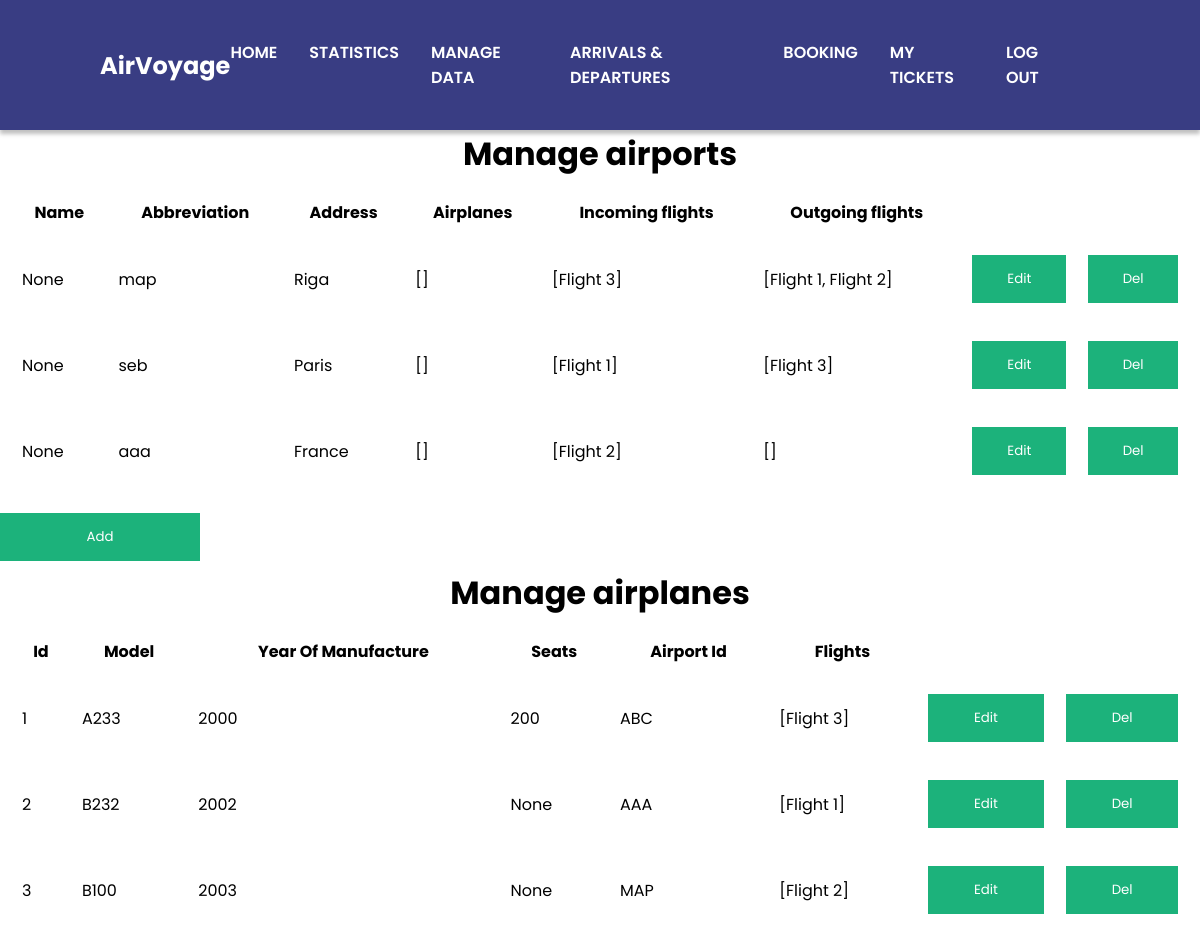
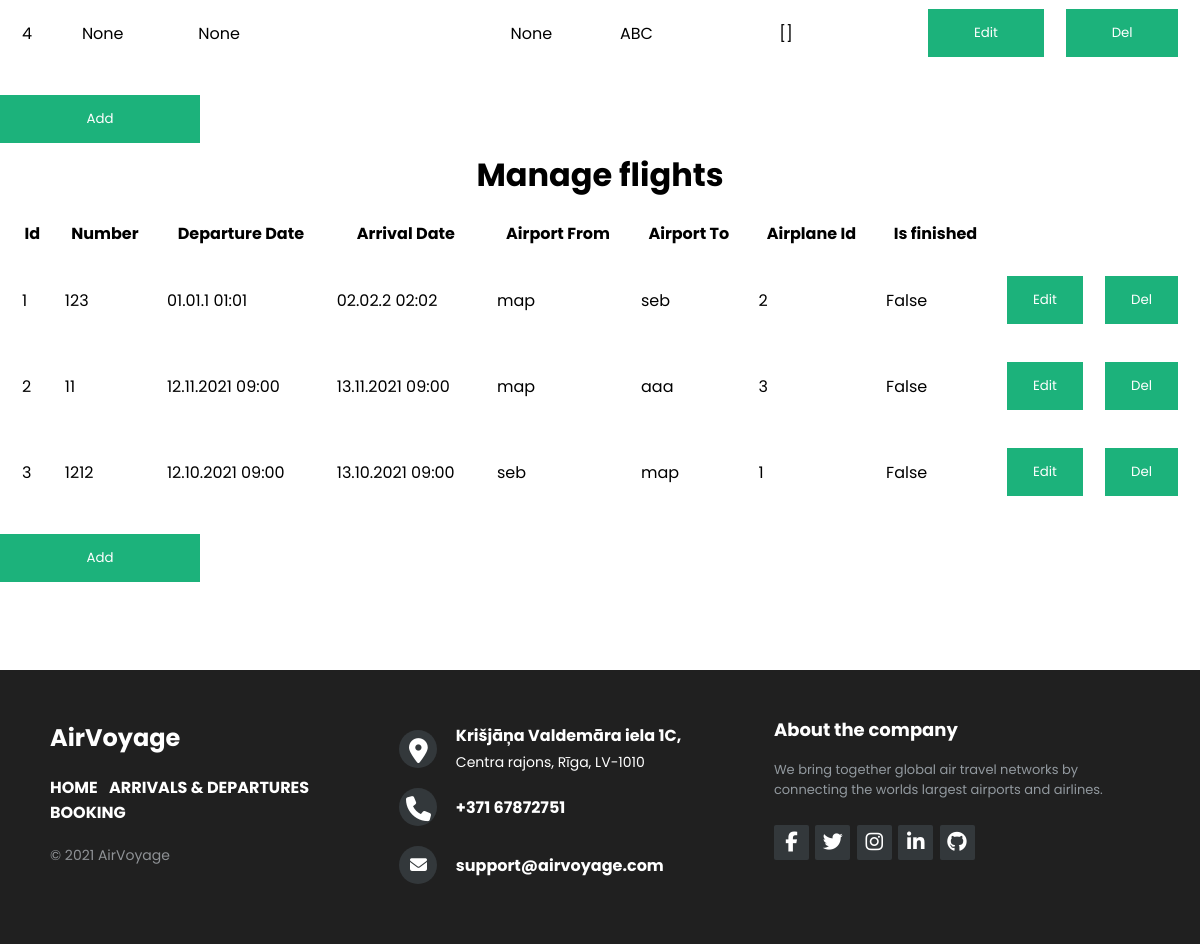
Before: /data (signed in) with the older database file (2 pictures, top to bottom).
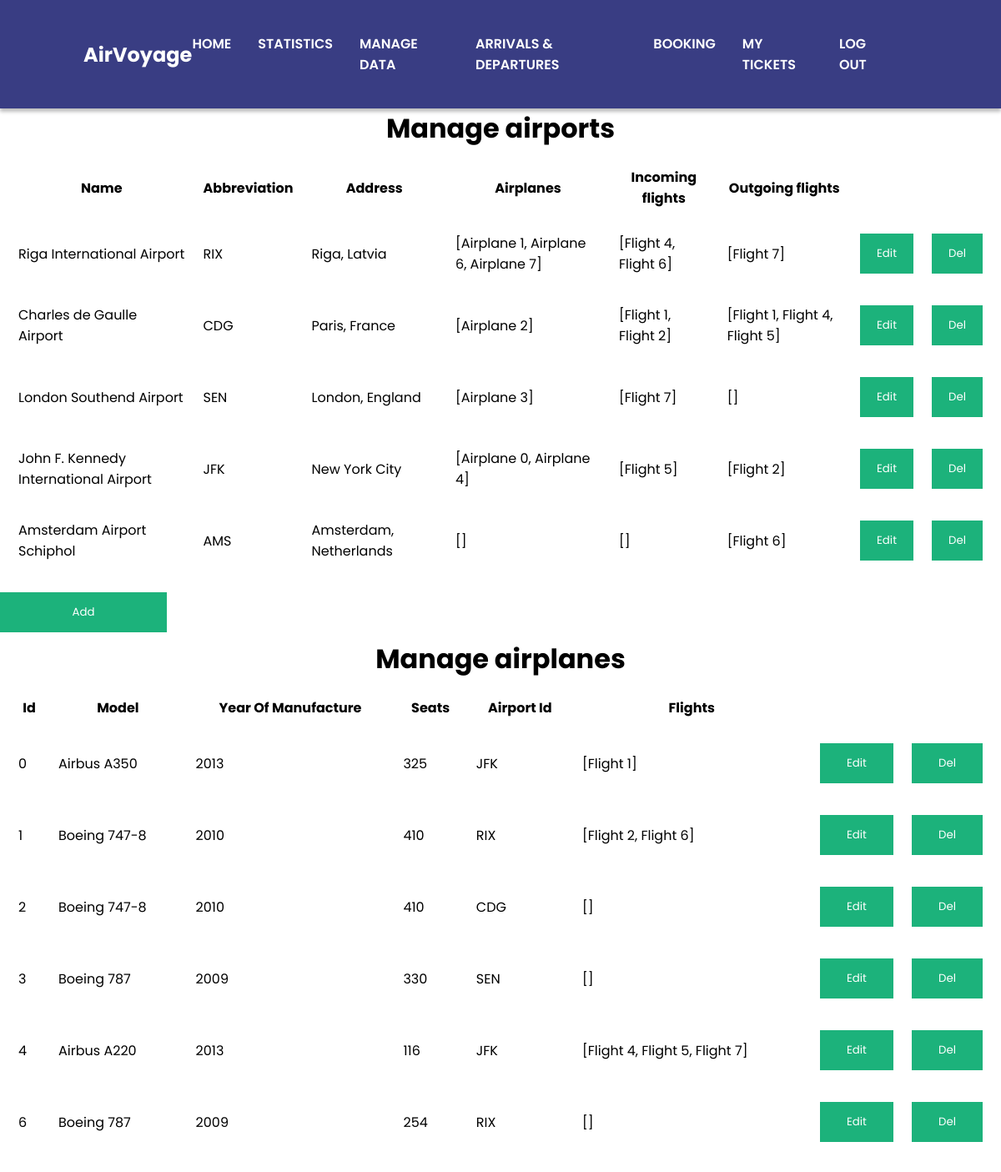
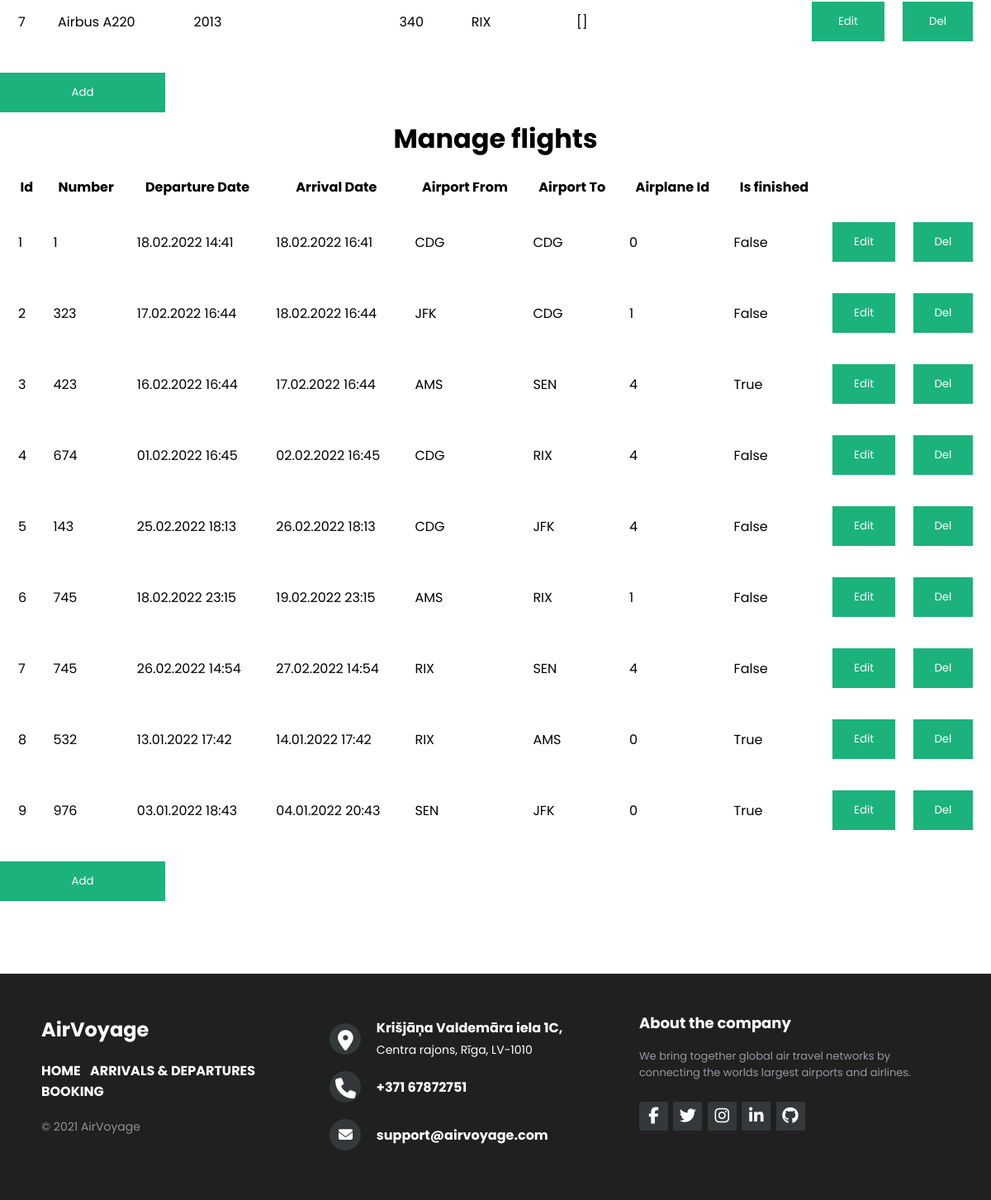
After: the same page with the newer database file (2 pictures, top to bottom).
### AirVoyage/models.py (models this page shows, shortened)
class Airport(db.Model):
  name = db.Column(db.String(150))
  abbreviation = db.Column(db.String(3), primary_key=True)
  address = db.Column(db.String(150))
  airplanes = db.relationship("Airplane")
  incomingFlights = db.relationship("Flight", primaryjoin="and_(Airport.abbreviation==Flight.airportToId, Flight.isFinished==False)", backref='airportTo')
  outgoingFlights = db.relationship("Flight", primaryjoin="and_(Airport.abbreviation==Flight.airportFromId, Flight.isFinished==False)", backref='airportFrom')

class Flight(db.Model):
  id = db.Column(db.Integer, primary_key=True)
  number = db.Column(db.Integer)
  departureDate = db.Column(db.DateTime)
  arrivalDate = db.Column(db.DateTime)
  airportFromId = db.Column(db.String(150), db.ForeignKey('airport.abbreviation'))
  airportToId = db.Column(db.String(150), db.ForeignKey('airport.abbreviation'))
  airplaneId = db.Column(db.Integer, db.ForeignKey('airplane.id'))
  tickets = db.relationship("Ticket", backref='flight')
  isFinished = db.Column(db.Boolean, default=False)
  def __repr__(self):
    return f'Flight {self.id}'

class Airplane(db.Model):
  id = db.Column(db.Integer, primary_key=True)
  model = db.Column(db.String(150))
  yearOfManufacture = db.Column(db.Integer)
  seats = db.Column(db.Integer)
  airportId = db.Column(db.Integer, db.ForeignKey('airport.abbreviation'));
  flights = db.relationship("Flight", primaryjoin="and_(Airplane.id==Flight.airplaneId, Flight.isFinished==False)", backref='airplane')
  def __repr__(self):
    return f'Airplane {self.id}'

### AirVoyage/views.py (the view)
@views.route("data", methods=["GET", "POST"])
@flask_login.login_required
def data():
  if not isAdmin(flask_login.current_user):
    return 'permissionDenied'
  if request.method == 'POST':
    action = request.form.get('action')
    tableName = request.form.get('table')
    key = request.form.get('key')
    fieldName = request.form.get('field')
    value = request.form.get('value')
    entry = None
    if action == 'delete':
      if tableName == 'airports':
        models.Airport.query.filter_by(abbreviation = key).delete()
      elif tableName == 'airplanes':
        models.Airplane.query.filter_by(id = int(key)).delete()
      elif tableName == 'flights':
        models.Flight.query.filter_by(id = int(key)).delete()
      db.session.commit()
      return 'success'
    elif action == 'editRow':
      fieldCount = int(request.form.get('fieldCount'))
      if tableName == 'airports':
        entry = models.Airport.query.get(key)
      elif tableName == 'airplanes':
        entry = models.Airplane.query.get(int(key))
      elif tableName == 'flights':
        entry = models.Flight.query.get(int(key))
      try:
        for i in range(fieldCount):
          fieldName = request.form.get(f'fieldName{i}')
          value = request.form.get(f'value{i}')
          setattr(entry, fieldName, value)
          db.session.commit()
      except AssertionError as e:
        return str(e)
      except:
        return 'error'
      return 'success'
    elif action == 'addRow':
      fieldCount = int(request.form.get('fieldCount'))
      try:
        values = {}
        for i in range(fieldCount):
          values[request.form.get(f'fieldName{i}')] = request.form.get(f'value{i}')
        if tableName == 'airports':
          db.session.add(models.Airport(**values))
        elif tableName == 'airplanes':
          db.session.add(models.Airplane(**values))
        elif tableName == 'flights':
          db.session.add(models.Flight(**values))
        db.session.commit()
      except AssertionError as e:
        return str(e)
      except ValueError as e:
        print(str(e))
      return 'success'
    else:
      return 'fail'
  else:
    return render_template(
      "data.html",
      isLoggedIn = flask_login.current_user.is_authenticated,
      isAdmin = isAdmin(flask_login.current_user),
      airports = models.Airport.query.all(),
      airplanes = models.Airplane.query.all(),
      flights = models.Flight.query.all())

### AirVoyage/__init__.py (called while the page is built)
def create_app():
    app = Flask(__name__)
    app.config['SECRET_KEY'] = 'CLASSIFIED TOP SECRET KEY'
    app.config['SQLALCHEMY_DATABASE_URI'] = f'sqlite:///{DB_NAME}'
    db.init_app(app)
    from .views import views
    from .auth import auth
    app.register_blueprint(views, url_prefix='/')
    app.register_blueprint(auth, url_prefix='/')
    from .models import User
    create_database(app)
    login_manager = LoginManager()
    login_manager.login_view = 'auth.login'
    login_manager.init_app(app)
    @login_manager.user_loader
    def load_user(id):
        return User.query.get(int(id))
    return app

### AirVoyage/views.py (called while the page is built)
def isAdmin(user):
  admins = ['admin@admin.admin']
  if user.is_authenticated and user.email in admins:
    return True
  else:
    return False

### AirVoyage/templates/data.html (shortened to what this page needs)
<!DOCTYPE html>
<html lang="en">
<head>
    <link rel="stylesheet" href="../static/css/signUp.css">
    <link rel="stylesheet" href="../static/css/data.css">
    <link rel="stylesheet" href="../static/css/styles.css">
</head>
<body>
  {% include "header.html" %}
  <div>
    <h1>Manage airports</h1>
    <table name="airports">
      <tr>
        <th>Name</th>
        <th>Abbreviation</th>
        <th>Address</th>
        <th>Airplanes</th>
        <th>Incoming flights</th>
        <th>Outgoing flights</th>
      </tr>
      {% for airport in airports %}
      <tr>
        <td>{{ airport.name }}</td>
        <td>{{ airport.abbreviation }}</td>
        <td>{{ airport.address }}</td>
        <td>{{ airport.airplanes }}</td>
        <td>{{ airport.incomingFlights }}</td>
        <td>{{ airport.outgoingFlights }}</td>
        <td><button class='edit'>Edit</button> </td>
        <td><button class='delete'>Del</button> </td>
      </tr>
      {% endfor %}
    </table>
    <button class='addRow'>Add</button>
  </div>
  <div>
    <h1>Manage airplanes</h1>
    <table name="airplanes">
      <tr>
        <th>Id</th>
        <th>Model</th>
        <th>Year Of Manufacture</th>
        <th>Seats</th>
        <th>Airport Id</th>
        <th>Flights</th>
      </tr>
      {% for airplane in airplanes %}
      <tr>
        <td>{{ airplane.id }}</td>
        <td>{{ airplane.model }}</td>
        <td>{{ airplane.yearOfManufacture }}</td>
        <td>{{ airplane.seats }}</td>
        <td>{{ airplane.airportId }}</td>
        <td>{{ airplane.flights }}</td>
        <td><button class='edit'>Edit</button> </td>
        <td><button class='delete'>Del</button> </td>
      </tr>
      {% endfor %}
    </table>
    <button class='addRow'>Add</button>
  </div>
  <div>
    <h1>Manage flights</h1>
    <table name="flights">
      <tr>
        <th>Id</th>
        <th>Number</th>
        <th>Departure Date</th>
        <th>Arrival Date</th>
        <th>Airport From</th>
        <th>Airport To</th>
        <th>Airplane Id</th>
        <th>Is finished</th>
      </tr>
      {% for flight in flights %}
      <tr>
        <td>{{ flight.id }}</td>
        <td>{{ flight.number }}</td>
        <td>{{ flight.departureDate.strftime('%d.%m.%Y %H:%M') }}</td>
        <td>{{ flight.arrivalDate.strftime('%d.%m.%Y %H:%M') }}</td>
        <td>{{ flight.airportFromId }}</td>
        <td>{{ flight.airportToId }}</td>
        <td>{{ flight.airplaneId }}</td>
        <td>{% if flight.isFinished %}True{% else %}False{%endif%}</td>
        <td><button class='edit'>Edit</button> </td>
        <td><button class='delete'>Del</button> </td>
      </tr>
      {% endfor %}
    </table>
    <button class='addRow'>Add</button>
  </div>
  {% include "footer.html" %}
</body>
</html>

### AirVoyage/templates/header.html
<header>
  <h2 class="logo"> <a href="/">AirVoyage</a></h2>
  <div class="menu">
    <ul>
      <li><a href="/">Home</a></li>
      {% if isAdmin %}
      <li><a href="/statistics">Statistics</a></li>
      <li><a href="/data">Manage data</a></li>
      {% endif %}
      <li><a href="/arrivalsDepartures">Arrivals & Departures</a></li>
      {% if isLoggedIn %}
      <li><a href="/booking">Booking</a></li>
      <li><a href="/myTickets">My tickets</a></li>
      <li><a href="/log_out">Log out</a></li>
      {% else %}
      <li><a href="/signUp">Sign up</a></li>
      <li><a href="/login">Log in</a></li>
      {% endif %}
    </ul>
  </div>
</header>

### AirVoyage/templates/footer.html
<footer class="footer-distributed">
    <div class="footer-left">
        <h2>AirVoyage</h2>
        <p class="footer-links">
            <a href="/">Home</a>
            <a href="/arrivalsDepartures">Arrivals & Departures</a>
            <a href="/booking">Booking</a>
        </p>
        <p class="footer-company-name">© 2021 AirVoyage</p>
    </div>
    <div class="footer-center">
        <div>
            <i class="fa fa-map-marker"></i>
            <p>Krišjāņa Valdemāra iela 1C,<span>Centra rajons, Rīga, LV-1010</span></p>
        </div>
        <div>
            <i class="fa fa-phone"></i>
            <p>+371 67872751</p>
        </div>
        <div>
            <i class="fa fa-envelope"></i>
            <p>support@airvoyage.com</p>
        </div>
    </div>
    <div class="footer-right">
        <p class="footer-company-about">
            <span>About the company</span>
            We bring together global air travel networks by connecting the worlds largest airports and airlines.
        </p>
        <div class="footer-icons">
            <a href="https://www.facebook.com"><i class="fa fa-facebook"></i></a>
            <a href="https://www.twitter.com"><i class="fa fa-twitter"></i></a>
            <a href="https://www.instagram.com"><i class="fa fa-instagram"></i></a>
            <a href="https://www.linkedin.com"><i class="fa fa-linkedin"></i></a>
            <a href="https://www.github.com"><i class="fa fa-github"></i></a>
        </div>
    </div>
</footer>

### AirVoyage/static/css/signUp.css (style rules this page uses)
* { margin: 0; padding: 0; box-sizing: border-box; font-family: 'Poppins', sans-serif; scroll-behavior: smooth; }
.logo { color: #fff; }
header { position: relative; top: 0; left: 0; width: 100%; padding: 40px 100px; z-index: 1000; display: flex; justify-content: space-between; align-items: center; background-color: #393D83; box-shadow: 0px 4px 4px rgba(0, 0, 0, 0.25); }
header .logo a { color: #fff; text-decoration: none; }
header .menu ul { display: flex; justify-content: space-between; align-content: center; }
header .menu li { list-style: none; font-weight: 600; }
header .menu a { text-decoration: none; color: #fff; padding-right:2em; text-transform: uppercase; font-size: 1em; }
button { background-color: #04AA6D; color: white; padding: 14px 20px; margin: 8px 0; border: none; cursor: pointer; width: 100%; opacity: 0.9; }
.footer-distributed { background-color: #202020; box-sizing: border-box; width: 100%; text-align: left; font: bold 16px sans-serif; padding: 50px 50px 50px 50px; margin-top: 80px; }
.footer-distributed .footer-left, .footer-distributed .footer-center, .footer-distributed .footer-right { display: inline-block; vertical-align: top; }
.footer-distributed .footer-left { width: 30%; }
.footer-distributed h2 { color: #fff; margin: 0; }
.footer-distributed .footer-links { margin: 20px 0 12px; }
.footer-distributed .footer-links a { text-decoration: none; color: #fff; padding-right:0.5em; text-transform: uppercase; font-size: 1em; }
.footer-distributed .footer-company-name { color: #8f9296; font-size: 14px; font-weight: normal; margin: 20px 0 12px; }
.footer-distributed .footer-center { width: 35%; }
.footer-distributed .footer-center i { background-color: #33383b; color: #fff; font-size: 25px; width: 38px; height: 38px; border-radius: 50%; text-align: center; line-height: 42px; margin: 10px 15px; vertical-align: middle; }
.footer-distributed .footer-center i.fa-envelope { font-size: 17px; line-height: 38px; }
.footer-distributed .footer-center p { display: inline-block; color: #fff; vertical-align: middle; margin:0; }
.footer-distributed .footer-center p span { display:block; font-weight: normal; font-size:14px; line-height:2; }
.footer-distributed .footer-right { width: 30%; }
.footer-distributed .footer-company-about { line-height: 20px; color: #92999f; font-size: 13px; font-weight: normal; margin: 0; }
.footer-distributed .footer-company-about span { display: block; color: #fff; font-size: 18px; font-weight: bold; margin-bottom: 20px; }
.footer-distributed .footer-icons { margin-top: 25px; }
.footer-distributed .footer-icons a { display: inline-block; width: 35px; height: 35px; cursor: pointer; background-color: #33383b; border-radius: 2px; font-size: 20px; color: #fff; text-align: center; line-height: 35px; margin-right: 3px; margin-bottom: 5px; }

### AirVoyage/static/css/data.css (style rules this page uses)
.addRow { width: 200px; }
table, th, td { padding: 10px; }
table { width: 100%; }
h1 { text-align: center; }

Changed rows visible on the page:
removed Airport: name "None", abbreviation "map", address "Riga", airplanes "[]", incomingFlights "[Flight 3]", outgoingFlights "[Flight 1, Flight 2]"
removed Airport: name "None", abbreviation "seb", address "Paris", airplanes "[]", incomingFlights "[Flight 1]", outgoingFlights "[Flight 3]"
removed Airport: name "None", abbreviation "aaa", address "France", airplanes "[]", incomingFlights "[Flight 2]", outgoingFlights "[]"
added Airport: name "Riga International Airport", abbreviation "RIX", address "Riga, Latvia", airplanes "[Airplane 1, Airplane 6, Airplane 7]", incomingFlights "[Flight 4, Flight 6]", outgoingFlights "[Flight 7]"
added Airport: name "Charles de Gaulle Airport", abbreviation "CDG", address "Paris, France", airplanes "[Airplane 2]", incomingFlights "[Flight 1, Flight 2]", outgoingFlights "[Flight 1, Flight 4, Flight 5]"
added Airport: name "London Southend Airport", abbreviation "SEN", address "London, England", airplanes "[Airplane 3]", incomingFlights "[Flight 7]", outgoingFlights "[]"
added Airport: name "John F. Kennedy International Airport", abbreviation "JFK", address "New York City", airplanes "[Airplane 0, Airplane 4]", incomingFlights "[Flight 5]", outgoingFlights "[Flight 2]"
added Airport: name "Amsterdam Airport Schiphol", abbreviation "AMS", address "Amsterdam, Netherlands", airplanes "[]", incomingFlights "[]", outgoingFlights "[Flight 6]"
added Airplane: id "0", model "Airbus A350", yearOfManufacture "2013", seats "325", airportId "JFK", flights "[Flight 1]"
changed Airplane id 1: model "A233" → "Boeing 747-8"; yearOfManufacture "2000" → "2010"; seats "200" → "410"; airportId "ABC" → "RIX"; flights "[Flight 3]" → "[Flight 2, Flight 6]"
changed Airplane id 2: model "B232" → "Boeing 747-8"; yearOfManufacture "2002" → "2010"; seats "None" → "410"; airportId "AAA" → "CDG"; flights "[Flight 1]" → "[]"
changed Airplane id 3: model "B100" → "Boeing 787"; yearOfManufacture "2003" → "2009"; seats "None" → "330"; airportId "MAP" → "SEN"; flights "[Flight 2]" → "[]"
changed Airplane id 4: model "None" → "Airbus A220"; yearOfManufacture "None" → "2013"; seats "None" → "116"; airportId "ABC" → "JFK"; flights "[]" → "[Flight 4, Flight 5, Flight 7]"
added Airplane: id "6", model "Boeing 787", yearOfManufacture "2009", seats "254", airportId "RIX", flights "[]"
added Airplane: id "7", model "Airbus A220", yearOfManufacture "2013", seats "340", airportId "RIX", flights "[]"
changed Flight id 1: number "123" → "1"; departureDate "01.01.1 01:01" → "18.02.2022 14:41"; arrivalDate "02.02.2 02:02" → "18.02.2022 16:41"; airportFromId "map" → "CDG"; airportToId "seb" → "CDG"; airplaneId "2" → "0"
changed Flight id 2: number "11" → "323"; departureDate "12.11.2021 09:00" → "17.02.2022 16:44"; arrivalDate "13.11.2021 09:00" → "18.02.2022 16:44"; airportFromId "map" → "JFK"; airportToId "aaa" → "CDG"; airplaneId "3" → "1"
changed Flight id 3: number "1212" → "423"; departureDate "12.10.2021 09:00" → "16.02.2022 16:44"; arrivalDate "13.10.2021 09:00" → "17.02.2022 16:44"; airportFromId "seb" → "AMS"; airportToId "map" → "SEN"; airplaneId "1" → "4"; isFinished "False" → "True"
added Flight: id "4", number "674", departureDate "01.02.2022 16:45", arrivalDate "02.02.2022 16:45", airportFromId "CDG", airportToId "RIX", airplaneId "4", isFinished "False"
added Flight: id "5", number "143", departureDate "25.02.2022 18:13", arrivalDate "26.02.2022 18:13", airportFromId "CDG", airportToId "JFK", airplaneId "4", isFinished "False"
added Flight: id "6", number "745", departureDate "18.02.2022 23:15", arrivalDate "19.02.2022 23:15", airportFromId "AMS", airportToId "RIX", airplaneId "1", isFinished "False"
added Flight: id "7", number "745", departureDate "26.02.2022 14:54", arrivalDate "27.02.2022 14:54", airportFromId "RIX", airportToId "SEN", airplaneId "4", isFinished "False"
added Flight: id "8", number "532", departureDate "13.01.2022 17:42", arrivalDate "14.01.2022 17:42", airportFromId "RIX", airportToId "AMS", airplaneId "0", isFinished "True"
added Flight: id "9", number "976", departureDate "03.01.2022 18:43", arrivalDate "04.01.2022 20:43", airportFromId "SEN", airportToId "JFK", airplaneId "0", isFinished "True"
